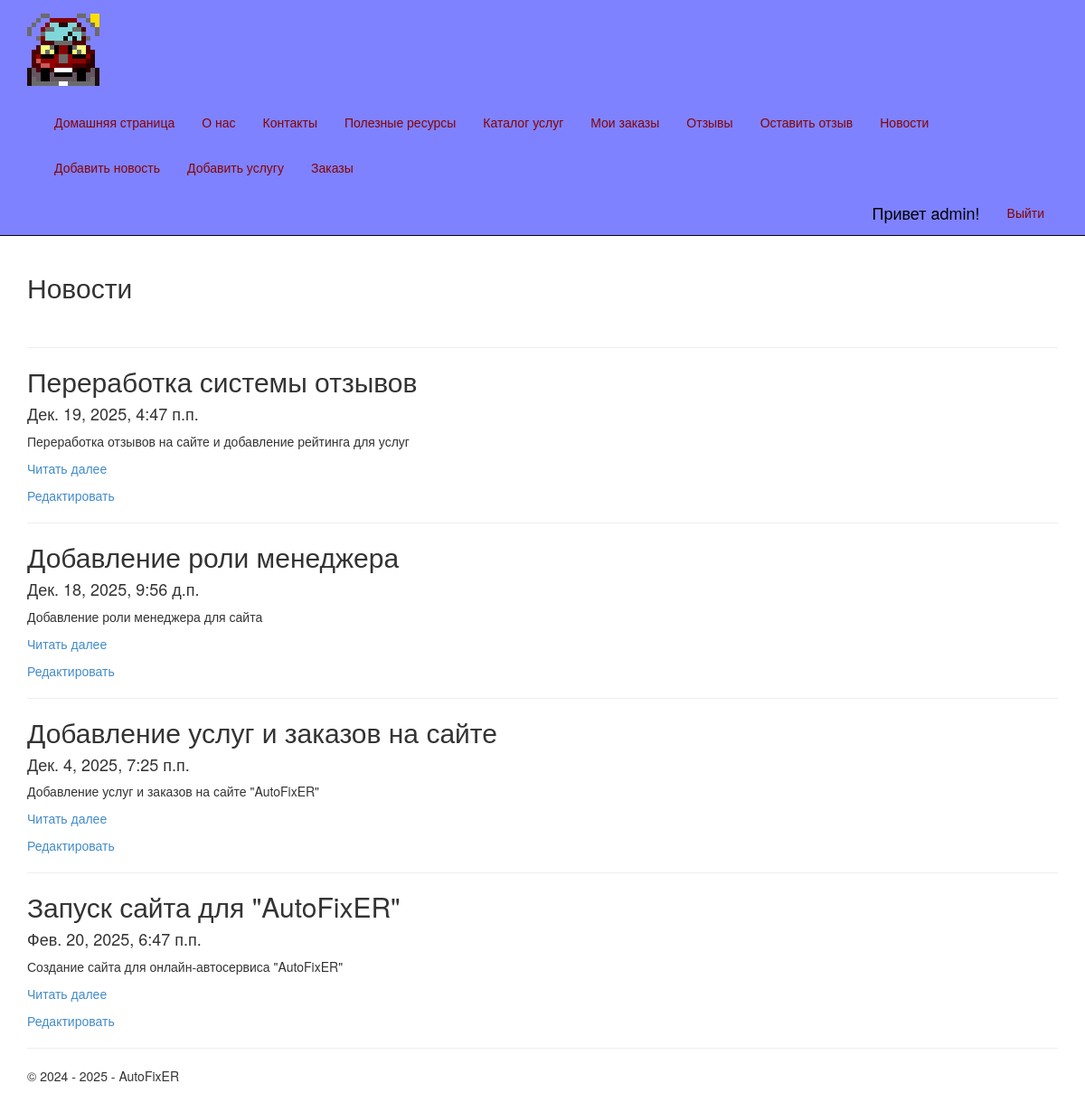
Page /blog/ (signed in) on the committed database.
### app/models.py (models this page shows, shortened)
class Blog(models.Model):
    title = models.CharField(max_length=100, unique_for_date="posted", verbose_name="Заголовок")
    description = models.TextField(verbose_name="Краткое содержание")
    content = models.TextField(verbose_name="Полное содержание")
    posted = models.DateTimeField(default=datetime.now(), db_index=True, verbose_name="Опубликована")
    author = models.ForeignKey(User, null=True, blank=True, on_delete = models.SET_NULL, verbose_name = "Автор")
    image = models.FileField(default='temp.jpg', verbose_name='Путь к картинке')
    class Meta:
        db_table = "Posts" # имя таблицы для модели
        ordering = ["-posted"] # порядок сортировки данных в модели ("-" означает по убыванию)
        verbose_name = "статья блога" # имя, под которым модель будет отображаться в административном разделе (для одной статьи блога)
        verbose_name_plural = "статьи блога" # тоже для всех статей блога

### app/views.py (the view)
# urls.py: path('blog/', views.blog, name='blog'),
def blog(request):
    assert isinstance(request, HttpRequest)
    posts = Blog.objects.all()
    return render(
        request,
        'app/blog.html',
        {
            'title':'Новости',
            'posts': posts,
            'year':datetime.now().year,
            }
        )

### app/templates/app/blog.html
{% extends "app/layout.html" %}
{% block content %}
<h2>{{ title }}</h2> <br />
{% for post in posts %}
<hr/>
<div class="">
<h2> {{post.title}} </h2>
<h4> {{post.posted}} </h4>
<p> {{post.description}} </p>
<p><a href="{% url 'blogpost' parametr=post.id %}"> Читать далее </a> </p>
{% if user.is_superuser %}
<p><a href="{% url 'postedit' parametr=post.id %}"> Редактировать </a> </p>
{% endif %}
</div>
{% endfor %}
{% endblock %}

### app/templates/app/loginpartial.html (shortened to what this page needs)
﻿{% if user.is_authenticated %}
<form id="logoutForm" action="/logout/" method="post" class="navbar-right">
    <ul class="nav navbar-nav navbar-right">
        <li><span class="navbar-brand">Привет {{ user.username }}!</span></li>
        <li><a href="javascript:document.getElementById('logoutForm').submit()">Выйти</a></li>
    </ul>
</form>
{% else %}
<ul class="nav navbar-nav navbar-right">
    <li><a href="{% url 'login' %}">Войти</a></li>
</ul>
{% endif %}

### app/static/app/content/site.css (style rules this page uses)
body { padding-top: 0px; padding-bottom: 20px; }

### rows in the picture
Blog: title "Переработка системы отзывов", posted "Дек. 19, 2025, 4:47 п.п.", description "Переработка отзывов на сайте и добавление рейтинга для услуг"
Blog: title "Добавление роли менеджера", posted "Дек. 18, 2025, 9:56 д.п.", description "Добавление роли менеджера для сайта"
Blog: title "Добавление услуг и заказов на сайте", posted "Дек. 4, 2025, 7:25 п.п.", description "Добавление услуг и заказов на сайте \"AutoFixER\""
Blog: title "Запуск сайта для \"AutoFixER\"", posted "Фев. 20, 2025, 6:47 п.п.", description "Создание сайта для онлайн-автосервиса \"AutoFixER\""

### other values in the picture
{{ user.username }} "admin"
{{ title }} "Новости"
